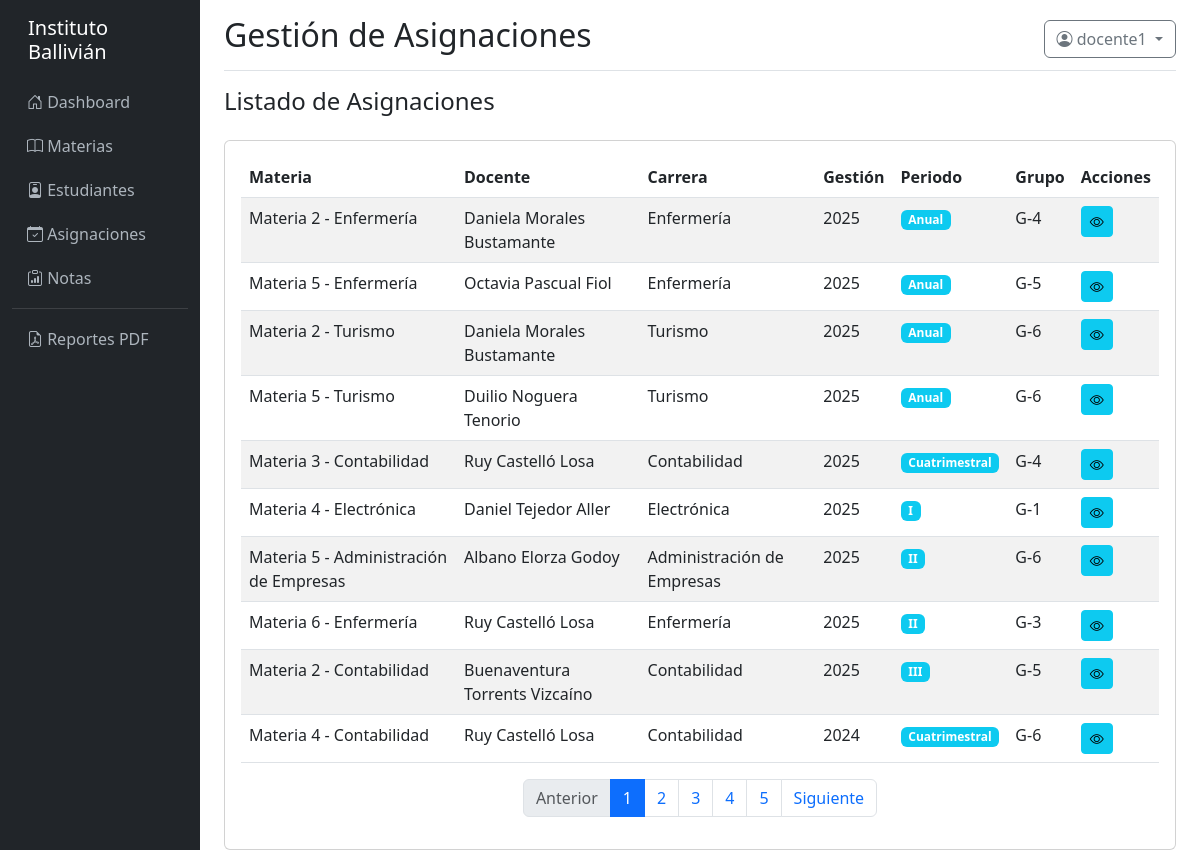
Screenshot of /asignaciones/ (signed in) with the database file from the repository.
### models/__init__.py (models this page shows, shortened)
class Usuario(UserMixin, db.Model):
    __tablename__ = 'usuario'
    id = db.Column(db.Integer, primary_key=True)
    username = db.Column(db.String(100), unique=True, nullable=False)
    email = db.Column(db.String(150))
    password_hash = db.Column(db.String(255), nullable=False)
    persona_id = db.Column(db.Integer, db.ForeignKey('persona.id'))
    estudiante_id = db.Column(db.Integer, db.ForeignKey('estudiante.id'))
    docente_id = db.Column(db.Integer, db.ForeignKey('docente.id'))
    activo = db.Column(db.Boolean, default=True)
    ultimo_login = db.Column(db.DateTime)
    created_at = db.Column(db.DateTime, default=datetime.utcnow)
    updated_at = db.Column(db.DateTime, onupdate=datetime.utcnow)
    roles = db.relationship('Rol', secondary=usuario_rol, backref='usuarios')
    def tiene_permiso(self, nombre_permiso):
        for rol in self.roles:
            for permiso in rol.permisos:
                if permiso.nombre == nombre_permiso:
                    return True
        return False

class Asignacion(db.Model):
    __tablename__ = 'asignacion'
    id = db.Column(db.Integer, primary_key=True)
    materia_id = db.Column(db.Integer, db.ForeignKey('materia.id'), nullable=False)
    docente_id = db.Column(db.Integer, db.ForeignKey('docente.id'), nullable=False)
    carrera_id = db.Column(db.Integer, db.ForeignKey('carrera.id'))
    gestion = db.Column(db.Integer, nullable=False)
    periodo = db.Column(db.Enum('I', 'II', 'III', 'Cuatrimestral', 'Anual'), default='I')
    codigo_grupo = db.Column(db.String(50))
    horario = db.Column(db.Text)
    tipo_imparticion = db.Column(db.Enum('Presencial', 'Virtual', 'Hibrido'), default='Presencial')
    cupo = db.Column(db.Integer)
    created_at = db.Column(db.DateTime, default=datetime.utcnow)
    updated_at = db.Column(db.DateTime, onupdate=datetime.utcnow)
    notas = db.relationship('Nota', backref='asignacion', lazy=True, cascade='all, delete-orphan')

class Materia(db.Model):
    __tablename__ = 'materia'
    id = db.Column(db.Integer, primary_key=True)
    codigo = db.Column(db.String(50), unique=True, nullable=False)
    nombre = db.Column(db.String(255), nullable=False)
    descripcion = db.Column(db.Text)
    carga_horaria = db.Column(db.Integer, default=0)
    horas_teoricas = db.Column(db.Integer, default=0)
    horas_practicas = db.Column(db.Integer, default=0)
    creditos = db.Column(db.Integer, default=0)
    semestre = db.Column(db.Integer)
    prerequisito_id = db.Column(db.Integer, db.ForeignKey('materia.id'))
    carrera_id = db.Column(db.Integer, db.ForeignKey('carrera.id'))
    requerido_para_semestre = db.Column(db.Boolean, default=False)
    activo = db.Column(db.Boolean, default=True)
    created_at = db.Column(db.DateTime, default=datetime.utcnow)
    updated_at = db.Column(db.DateTime, onupdate=datetime.utcnow)
    asignaciones = db.relationship('Asignacion', backref='materia', lazy=True, cascade='all, delete-orphan')

class Persona(db.Model):
    __tablename__ = 'persona'
    id = db.Column(db.Integer, primary_key=True)
    tipo_documento = db.Column(db.Enum('CI', 'Pasaporte', 'Otro'), default='CI')
    nro_documento = db.Column(db.String(50), nullable=False)
    nombre = db.Column(db.String(150), nullable=False)
    apellido_paterno = db.Column(db.String(100), nullable=False)
    apellido_materno = db.Column(db.String(100))
    fecha_nacimiento = db.Column(db.Date)
    sexo = db.Column(db.Enum('M', 'F', 'O'))
    lugar_nacimiento = db.Column(db.String(255))
    direccion = db.Column(db.Text)
    telefono = db.Column(db.String(50))
    email = db.Column(db.String(150))
    foto_path = db.Column(db.String(500))
    created_at = db.Column(db.DateTime, default=datetime.utcnow)
    updated_at = db.Column(db.DateTime, onupdate=datetime.utcnow)
    __table_args__ = (
        db.UniqueConstraint('tipo_documento', 'nro_documento', name='_tipo_nro_uc'),
    )
    estudiante = db.relationship('Estudiante', backref='persona', uselist=False, cascade='all, delete-orphan')
    docente = db.relationship('Docente', backref='persona', uselist=False, cascade='all, delete-orphan')
    usuario = db.relationship('Usuario', backref='persona', uselist=False)
    @property
    def nombre_completo(self):
        return f"{self.nombre} {self.apellido_paterno} {self.apellido_materno or ''}".strip()

class Carrera(db.Model):
    __tablename__ = 'carrera'
    id = db.Column(db.Integer, primary_key=True)
    codigo = db.Column(db.String(30), unique=True, nullable=False)
    nombre = db.Column(db.String(255), nullable=False)
    descripcion = db.Column(db.Text)
    tipo = db.Column(db.Enum('Pregrado', 'Tecnico', 'Posgrado', 'Diplomado', 'Otro'), default='Pregrado')
    carga_horaria = db.Column(db.Integer, default=0)
    creditos = db.Column(db.Integer)
    fecha_creacion = db.Column(db.Date)
    activo = db.Column(db.Boolean, default=True)
    created_at = db.Column(db.DateTime, default=datetime.utcnow)
    updated_at = db.Column(db.DateTime, onupdate=datetime.utcnow)
    materias = db.relationship('Materia', backref='carrera', lazy=True, cascade='all, delete-orphan')
    inscripciones = db.relationship('Inscripcion', backref='carrera', lazy=True)
    asignaciones = db.relationship('Asignacion', backref='carrera', lazy=True)

### controllers/asignacion_controller.py (the view)
@asignacion_bp.route('/')
@login_required
def index():
    page = request.args.get('page', 1, type=int)
    asignaciones = Asignacion.query.order_by(Asignacion.gestion.desc(), Asignacion.periodo).paginate(page=page, per_page=10, error_out=False)
    return render_template('asignacion/index.html', asignaciones=asignaciones)

### templates/asignacion/index.html (shortened to what this page needs)
{% extends "base.html" %}
{% block page_title %}Gestión de Asignaciones{% endblock %}
{% block content %}
<div class="d-flex justify-content-between align-items-center mb-3">
    <h4>Listado de Asignaciones</h4>
</div>
<div class="card">
    <div class="card-body">
        <div class="table-responsive">
            <table class="table table-striped table-hover">
                <thead>
                    <tr>
                        <th>Materia</th>
                        <th>Docente</th>
                        <th>Carrera</th>
                        <th>Gestión</th>
                        <th>Periodo</th>
                        <th>Grupo</th>
                        <th>Acciones</th>
                    </tr>
                </thead>
                <tbody>
                    {% for asignacion in asignaciones.items %}
                    <tr>
                        <td>{{ asignacion.materia.nombre }}</td>
                        <td>{{ asignacion.docente.persona.nombre_completo }}</td>
                        <td>{{ asignacion.carrera.nombre if asignacion.carrera else 'N/A' }}</td>
                        <td>{{ asignacion.gestion }}</td>
                        <td><span class="badge bg-info">{{ asignacion.periodo }}</span></td>
                        <td>{{ asignacion.codigo_grupo or 'N/A' }}</td>
                        <td>
                            <div class="btn-group btn-group-sm">
                                <a href="{{ url_for('asignacion.detalle', id=asignacion.id) }}" class="btn btn-info">
                                    <i class="bi bi-eye"></i>
                                </a>
                            </div>
                        </td>
                    </tr>
                    {% else %}
                    <tr>
                        <td colspan="7" class="text-center">No hay asignaciones registradas</td>
                    </tr>
                    {% endfor %}
                </tbody>
            </table>
        </div>
        {% if asignaciones.pages > 1 %}
        <nav>
            <ul class="pagination justify-content-center">
                <li class="page-item {% if not asignaciones.has_prev %}disabled{% endif %}">
                    <a class="page-link" href="{{ url_for('asignacion.index', page=asignaciones.prev_num) }}">Anterior</a>
                </li>
                {% for page_num in asignaciones.iter_pages() %}
                    {% if page_num %}
                        <li class="page-item {% if page_num == asignaciones.page %}active{% endif %}">
                            <a class="page-link" href="{{ url_for('asignacion.index', page=page_num) }}">{{ page_num }}</a>
                        </li>
                    {% else %}
                        <li class="page-item disabled"><span class="page-link">...</span></li>
                    {% endif %}
                {% endfor %}
                <li class="page-item {% if not asignaciones.has_next %}disabled{% endif %}">
                    <a class="page-link" href="{{ url_for('asignacion.index', page=asignaciones.next_num) }}">Siguiente</a>
                </li>
            </ul>
        </nav>
        {% endif %}
    </div>
</div>
{% endblock %}

### templates/base.html (shortened to what this page needs)
<!DOCTYPE html>
<html lang="es">
<head>
    <link href="https://cdn.jsdelivr.net/npm/bootstrap@5.3.0/dist/css/bootstrap.min.css" rel="stylesheet">
    <link rel="stylesheet" href="https://cdn.jsdelivr.net/npm/bootstrap-icons@1.11.0/font/bootstrap-icons.css">
</head>
<body>
    <div class="container-fluid">
        <div class="row">
            {% if current_user.is_authenticated %}
            <nav class="col-md-2 col-lg-2 d-md-block sidebar">
                <div class="position-sticky pt-3">
                    <h5 class="text-white px-3 mb-3">Instituto Ballivián</h5>
                    <ul class="nav flex-column">
                        <li class="nav-item">
                            <a class="nav-link" href="{{ url_for('main.dashboard') }}">
                                <i class="bi bi-house-door"></i> Dashboard
                            </a>
                        </li>
                        {% if current_user.tiene_permiso('ver_materias') %}
                        <li class="nav-item">
                            <a class="nav-link" href="{{ url_for('materia.index') }}">
                                <i class="bi bi-book"></i> Materias
                            </a>
                        </li>
                        {% endif %}
                        {% if current_user.tiene_permiso('ver_estudiantes') %}
                        <li class="nav-item">
                            <a class="nav-link" href="{{ url_for('estudiante.index') }}">
                                <i class="bi bi-person-badge"></i> Estudiantes
                            </a>
                        </li>
                        {% endif %}
                        {% if current_user.tiene_permiso('ver_asignaciones') %}
                        <li class="nav-item">
                            <a class="nav-link" href="{{ url_for('asignacion.index') }}">
                                <i class="bi bi-calendar-check"></i> Asignaciones
                            </a>
                        </li>
                        {% endif %}
                        {% if current_user.tiene_permiso('ver_notas') %}
                        <li class="nav-item">
                            <a class="nav-link" href="{{ url_for('nota.index') }}">
                                <i class="bi bi-clipboard-data"></i> Notas
                            </a>
                        </li>
                        {% endif %}
                        <hr class="text-white-50 my-2">
                        <li class="nav-item">
                            <a class="nav-link" href="{{ url_for('reporte.index') }}">
                                <i class="bi bi-file-earmark-pdf"></i> Reportes PDF
                            </a>
                        </li>
                    </ul>
                </div>
            </nav>
            {% endif %}
            <main class="col-md-10 ms-sm-auto col-lg-10 px-md-4">
                {% if current_user.is_authenticated %}
                <div class="d-flex justify-content-between flex-wrap flex-md-nowrap align-items-center pt-3 pb-2 mb-3 border-bottom">
                    <h1 class="h2">{% block page_title %}Dashboard{% endblock %}</h1>
                    <div class="btn-toolbar mb-2 mb-md-0">
                        <div class="dropdown">
                            <button class="btn btn-outline-secondary dropdown-toggle" type="button" id="userDropdown" data-bs-toggle="dropdown">
                                <i class="bi bi-person-circle"></i> {{ current_user.username }}
                            </button>
                        </div>
                    </div>
                </div>
                {% endif %}
                {% block content %}{% endblock %}
            </main>
        </div>
    </div>
</body>
</html>

### templates/base.html (style rules this page uses)
.sidebar { min-height: 100vh; background-color: #212529; }
.sidebar a { color: #adb5bd; text-decoration: none; padding: 10px 15px; display: block; }

### rows the page displays
Usuario: username "docente1"
Asignacion: materia.nombre "Materia 2 - Enfermería", docente.persona.nombre_completo "Daniela Morales Bustamante", carrera "Enfermería", gestion "2025", periodo "Anual", codigo_grupo "G-4"
Asignacion: materia.nombre "Materia 5 - Enfermería", docente.persona.nombre_completo "Octavia Pascual Fiol", carrera "Enfermería", gestion "2025", periodo "Anual", codigo_grupo "G-5"
Asignacion: materia.nombre "Materia 2 - Turismo", docente.persona.nombre_completo "Daniela Morales Bustamante", carrera "Turismo", gestion "2025", periodo "Anual", codigo_grupo "G-6"
Asignacion: materia.nombre "Materia 5 - Turismo", docente.persona.nombre_completo "Duilio Noguera Tenorio", carrera "Turismo", gestion "2025", periodo "Anual", codigo_grupo "G-6"
Asignacion: materia.nombre "Materia 3 - Contabilidad", docente.persona.nombre_completo "Ruy Castelló Losa", carrera "Contabilidad", gestion "2025", periodo "Cuatrimestral", codigo_grupo "G-4"
Asignacion: materia.nombre "Materia 4 - Electrónica", docente.persona.nombre_completo "Daniel Tejedor Aller", carrera "Electrónica", gestion "2025", periodo "I", codigo_grupo "G-1"
Asignacion: materia.nombre "Materia 5 - Administración de Empresas", docente.persona.nombre_completo "Albano Elorza Godoy", carrera "Administración de Empresas", gestion "2025", periodo "II", codigo_grupo "G-6"
Asignacion: materia.nombre "Materia 6 - Enfermería", docente.persona.nombre_completo "Ruy Castelló Losa", carrera "Enfermería", gestion "2025", periodo "II", codigo_grupo "G-3"
Asignacion: materia.nombre "Materia 2 - Contabilidad", docente.persona.nombre_completo "Buenaventura Torrents Vizcaíno", carrera "Contabilidad", gestion "2025", periodo "III", codigo_grupo "G-5"
Asignacion: materia.nombre "Materia 4 - Contabilidad", docente.persona.nombre_completo "Ruy Castelló Losa", carrera "Contabilidad", gestion "2024", periodo "Cuatrimestral", codigo_grupo "G-6"

### other values shown
{{ page_num }} "1" "2" "3" "4" "5"
